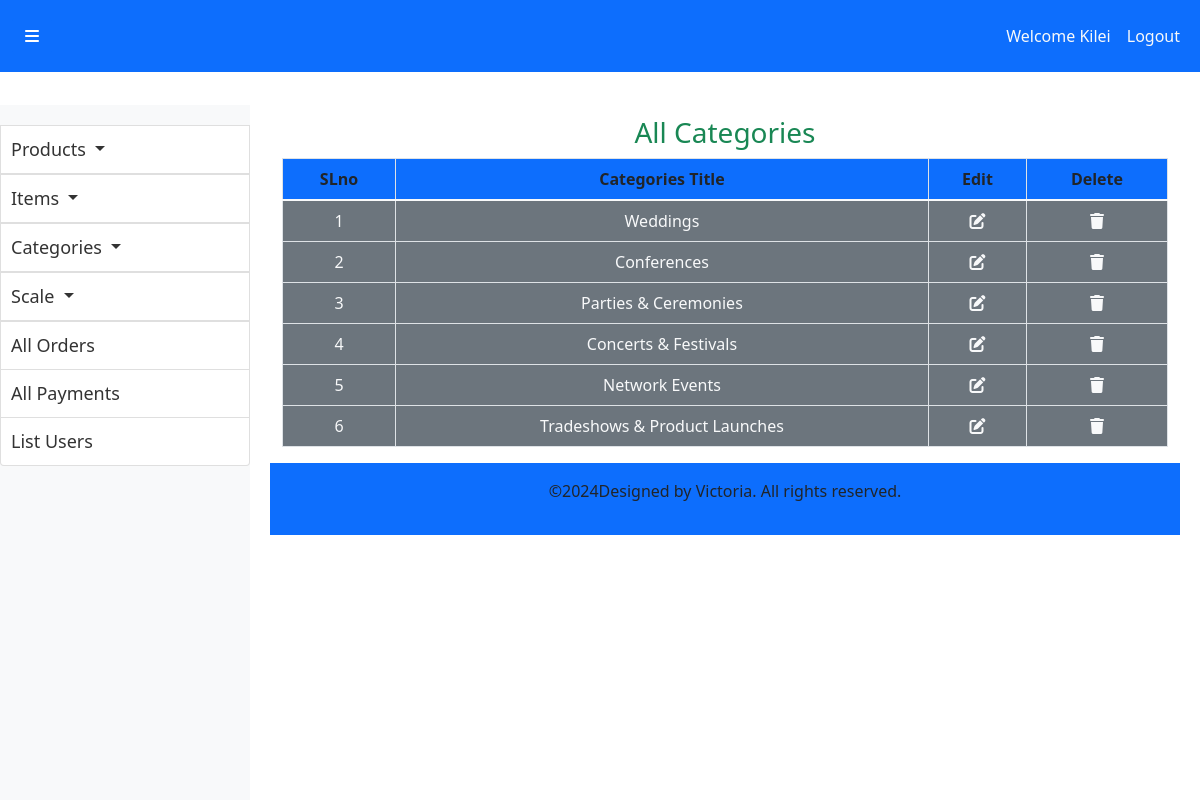
The app's page /admin_area/index.php?view_categories (signed in) with its own data.
### tables this page shows
CREATE TABLE `categories` (
  `categories_id` int(11) NOT NULL,
  `categories_title` varchar(100) NOT NULL
);

### admin_area/view_categories.php (the view, shortened to what this page needs)
<h3 class="text-center text-success">All Categories</h3>
<table class="table table-bordered mt-2">
    <thead class="bg-primary">
        <tr class="text-center">
            <th>SLno</th>
            <th>Categories Title</th>
            <th>Edit</th>
            <th>Delete</th>
        </tr>
    </thead>
    <tbody class="bg-secondary text-light">
        <?php
        $select_cat="Select * from `categories`";
        $result=mysqli_query($con,$select_cat);
        $number=0;
        while($row=mysqli_fetch_assoc($result)){
            $categories_id=$row['categories_id'];
            $categories_title=$row['categories_title'];
            $number++;
?>
        <tr class="text-center">
            <td><?php echo $number;?></td>
            <td><?php echo $categories_title;?></td>
            <td><a href='index.php?edit_categories=<?php echo $categories_id ?>'
            class='text-light'>
            <i class='fa-solid fa-pen-to-square'></i></a></td>
        <td><a href='index.php?delete_categories=<?php echo $categories_id ?>'
        type="button" class="text-light" data-bs-toggle="modal"
        data-bs-target="#exampleModal"><i class='fa-solid fa-trash'></i></a></td>
        </tr>
        <?php
        }
        ?>
    </tbody>
</table>

### style.css (style rules this page uses)
* { margin: 0; padding: 0; box-sizing: border-box; }

### records on screen
categories: categories_title "Weddings"
categories: categories_title "Conferences"
categories: categories_title "Parties & Ceremonies"
categories: categories_title "Concerts & Festivals"
categories: categories_title "Network Events"
categories: categories_title "Tradeshows & Product Launches"

### other values on screen
$_SESSION['admin_name'] "Kilei"
